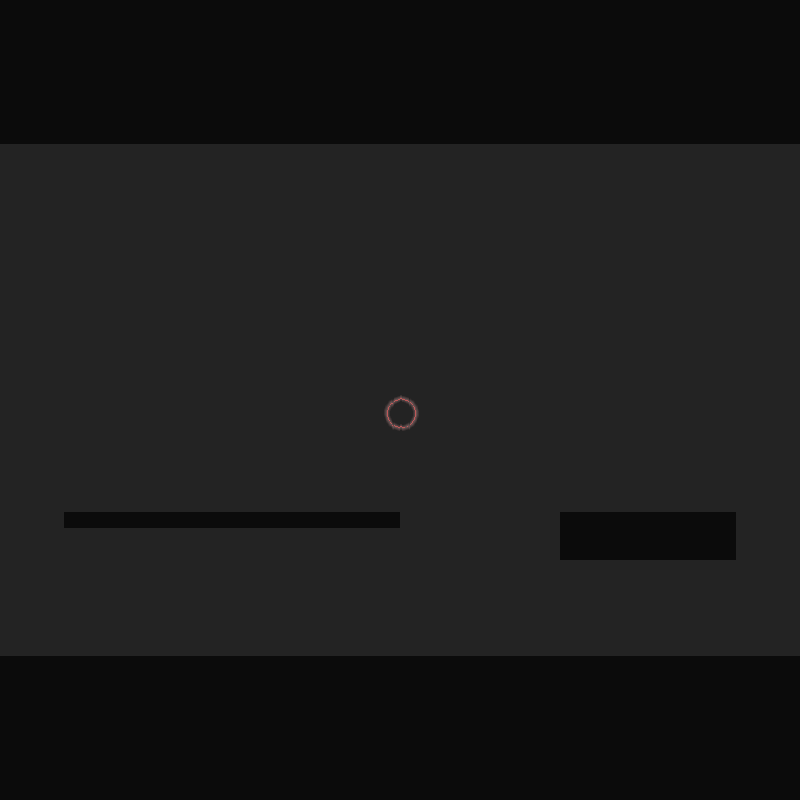

A 2D game scene composited from a Tiled map and its tileset images. What follows is a short description and the map's XML, with each tile layer's data collapsed to a summary:
An orthogonal 50x50 tile map with 16x16 px tiles, 2 tile layers (bg, special), 3 tilesets and 12 objects (2x BOT, 2x TOP, 2x LEFT, 2x RIGHT, 2x PATROL, ...).

<map version="1.10" tiledversion="1.10.0" orientation="orthogonal" renderorder="right-down" width="50" height="50" tilewidth="16" tileheight="16" infinite="0" nextlayerid="14" nextobjectid="50">
 <tileset firstgid="1" name="dark" tilewidth="16" tileheight="16" tilecount="288" columns="18">
  <image source="DARK Edition Tileset No background.png" width="288" height="256" />
 </tileset>
 <tileset firstgid="289" name="darkbg" tilewidth="16" tileheight="16" tilecount="288" columns="18">
  <image source="DARK Edition Tileset with background.png" width="288" height="256" />
 </tileset>
 <tileset firstgid="577" name="circle" tilewidth="35" tileheight="37" tilecount="36" columns="6">
  <image source="The Circle 35x37.png" width="210" height="222" />
  <tile id="0">
   <animation>
    <frame tileid="0" duration="100" />
    <frame tileid="1" duration="100" />
    <frame tileid="2" duration="100" />
    <frame tileid="3" duration="100" />
    <frame tileid="4" duration="100" />
    <frame tileid="5" duration="100" />
    <frame tileid="6" duration="100" />
    <frame tileid="7" duration="100" />
    <frame tileid="8" duration="100" />
    <frame tileid="9" duration="100" />
    <frame tileid="10" duration="100" />
    <frame tileid="11" duration="100" />
    <frame tileid="12" duration="100" />
    <frame tileid="13" duration="100" />
    <frame tileid="14" duration="100" />
    <frame tileid="15" duration="100" />
    <frame tileid="16" duration="100" />
    <frame tileid="17" duration="100" />
    <frame tileid="18" duration="100" />
    <frame tileid="19" duration="100" />
    <frame tileid="20" duration="100" />
    <frame tileid="21" duration="100" />
    <frame tileid="22" duration="100" />
    <frame tileid="23" duration="100" />
    <frame tileid="24" duration="100" />
    <frame tileid="25" duration="100" />
    <frame tileid="26" duration="100" />
    <frame tileid="27" duration="100" />
    <frame tileid="28" duration="100" />
    <frame tileid="29" duration="100" />
    <frame tileid="30" duration="100" />
    <frame tileid="31" duration="100" />
   </animation>
  </tile>
 </tileset>
 <layer id="12" name="bg" width="50" height="50">
  <data>[2500 cells, 2500 non-empty, 3 distinct tile ids]</data>
 </layer>
 <layer id="13" name="special" width="50" height="50">
  <data>[2500 cells, 1 non-empty, 1 distinct tile ids]</data>
 </layer>
 <objectgroup id="4" name="blocks">
  <object id="7" name="BOT" x="0.123905" y="656.19" width="799.843" height="143.688" />
  <object id="37" name="TOP" x="0.539811" y="1.07962" width="799.46" height="142.685" />
  <object id="39" name="PLATFORM" x="65.3468" y="512.516" width="336.237" height="14.6224" />
  <object id="40" name="LEFT" x="560" y="520.125" width="18.125" height="30.125" />
  <object id="41" name="BOT" x="560" y="512.25" width="175.75" height="7.875" />
  <object id="42" name="TOP" x="560.125" y="550.5" width="175.625" height="9.5" />
  <object id="43" name="RIGHT" x="718.75" y="520.75" width="17.125" height="28.625" />
  <object id="44" name="LEFT" x="-51" y="141.5" width="52.75" height="517.5" />
  <object id="45" name="RIGHT" x="799" y="143" width="41" height="513.5" />
 </objectgroup>
 <objectgroup id="9" name="spawns">
  <object id="49" name="SPAWN" x="373.046" y="501.118">
   <properties>
    <property name="duplicateIndex" value="0" />
    <property name="entityTypeIndex" value="0" />
   </properties>
  </object>
 </objectgroup>
 <objectgroup id="10" name="patrols">
  <object id="46" name="PATROL" x="76.1098" y="502.343">
   <properties>
    <property name="duplicateIndex" value="0" />
    <property name="entityTypeIndex" value="0" />
    <property name="pathIndex" value="0" />
   </properties>
  </object>
  <object id="47" name="PATROL" x="349.02" y="500.425">
   <properties>
    <property name="duplicateIndex" value="0" />
    <property name="entityTypeIndex" value="0" />
    <property name="pathIndex" value="1" />
   </properties>
  </object>
 </objectgroup>
 <objectgroup id="11" name="items" />
</map>
